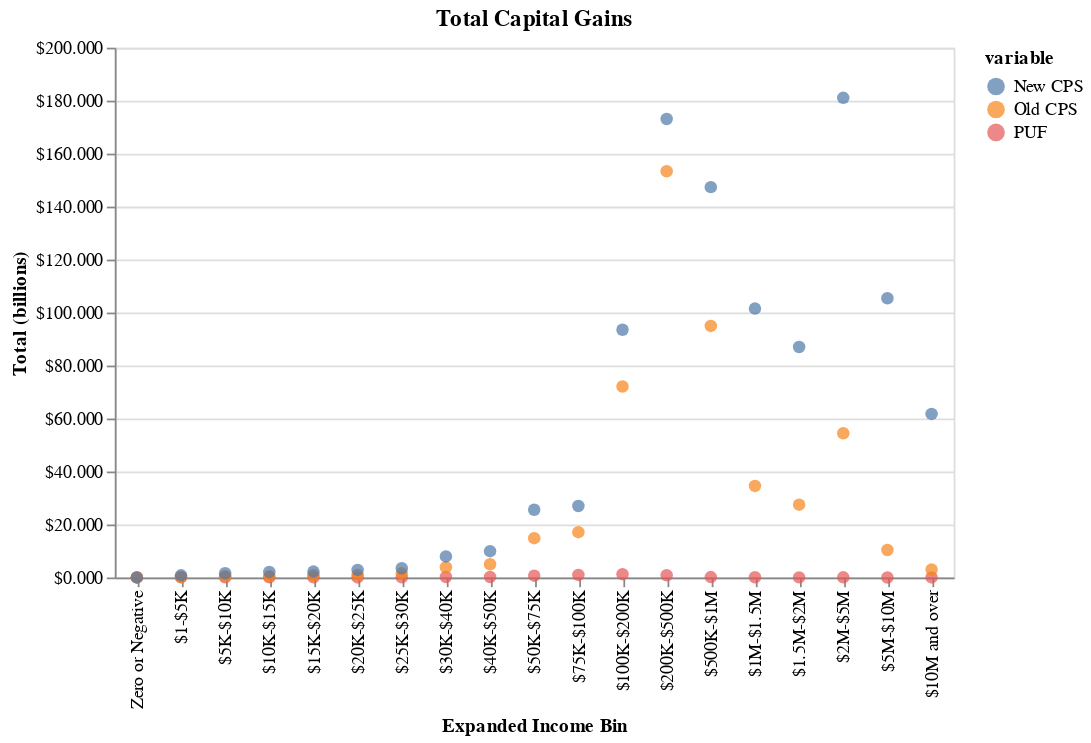

The cell this chart's notebook holds for it:
### Code cell
cg_agg = distplot('e01100', result_type='sum')
cg_agg.title = "Total Capital Gains"
cg_agg

### Figure 1 — Vega-Lite specification as saved in the notebook (floating-point values rounded to 4 significant figures)
{"config": {"view": {"continuousWidth": 400, "continuousHeight": 300}}, "data": {"name": "data-09978ffb5591e52b88ba28578c285b00"}, "mark": {"type": "circle", "size": 50}, "encoding": {"color": {"type": "nominal", "field": "variable"}, "x": {"type": "ordinal", "axis": {"title": "Expanded Income Bin"}, "field": "index", "sort": ["Zero or Negative", "$1-$5K", "$5K-$10K", "$10K-$15K", "$15K-$20K", "$20K-$25K", "$25K-$30K", "$30K-$40K", "$40K-$50K", "$50K-$75K", "$75K-$100K", "$100K-$200K", "$200K-$500K", "$500K-$1M", "$1M-$1.5M", "$1.5M-$2M", "$2M-$5M", "$5M-$10M", "$10M and over"]}, "y": {"type": "quantitative", "axis": {"format": "$.3f", "title": "Total (billions)"}, "field": "value"}}, "title": "Total Capital Gains", "width": 475, "$schema": "https://vega.github.io/schema/vega-lite/v4.0.0.json", "datasets": {"data-09978ffb5591e52b88ba28578c285b00": [{"index": "Zero or Negative", "variable": "PUF", "value": 0.008851}, {"index": "$1-$5K", "variable": "PUF", "value": 0.08386}, {"index": "$5K-$10K", "variable": "PUF", "value": 0.08896}, {"index": "$10K-$15K", "variable": "PUF", "value": 0.06208}, {"index": "$15K-$20K", "variable": "PUF", "value": 0.1016}, {"index": "$20K-$25K", "variable": "PUF", "value": 0.02483}, {"index": "$25K-$30K", "variable": "PUF", "value": 0.05249}, {"index": "$30K-$40K", "variable": "PUF", "value": 0.1887}, {"index": "$40K-$50K", "variable": "PUF", "value": 0.194}, {"index": "$50K-$75K", "variable": "PUF", "value": 0.6733}, {"index": "$75K-$100K", "variable": "PUF", "value": 0.9658}, {"index": "$100K-$200K", "variable": "PUF", "value": 1.236}, {"index": "$200K-$500K", "variable": "PUF", "value": 0.8362}, {"index": "$500K-$1M", "variable": "PUF", "value": 0.1527}, {"index": "$1M-$1.5M", "variable": "PUF", "value": 0.1008}, {"index": "$1.5M-$2M", "variable": "PUF", "value": 0.0421}, {"index": "$2M-$5M", "variable": "PUF", "value": 0.04508}, {"index": "$5M-$10M", "variable": "PUF", "value": 0.006856}, {"index": "$10M and over", "variable": "PUF", "value": 0.01085}, {"index": "Zero or Negative", "variable": "Old CPS", "value": 0.02323}, {"index": "$1-$5K", "variable": "Old CPS", "value": 0.1902}, {"index": "$5K-$10K", "variable": "Old CPS", "value": 0.452}, {"index": "$10K-$15K", "variable": "Old CPS", "value": 0.4752}, {"index": "$15K-$20K", "variable": "Old CPS", "value": 0.9032}, {"index": "$20K-$25K", "variable": "Old CPS", "value": 0.9793}, {"index": "$25K-$30K", "variable": "Old CPS", "value": 1.575}, {"index": "$30K-$40K", "variable": "Old CPS", "value": 3.851}, {"index": "$40K-$50K", "variable": "Old CPS", "value": 4.994}, {"index": "$50K-$75K", "variable": "Old CPS", "value": 14.83}, {"index": "$75K-$100K", "variable": "Old CPS", "value": 17.1}, {"index": "$100K-$200K", "variable": "Old CPS", "value": 72.1}, {"index": "$200K-$500K", "variable": "Old CPS", "value": 153.4}, {"index": "$500K-$1M", "variable": "Old CPS", "value": 94.96}, {"index": "$1M-$1.5M", "variable": "Old CPS", "value": 34.58}, {"index": "$1.5M-$2M", "variable": "Old CPS", "value": 27.48}, {"index": "$2M-$5M", "variable": "Old CPS", "value": 54.46}, {"index": "$5M-$10M", "variable": "Old CPS", "value": 10.38}, {"index": "$10M and over", "variable": "Old CPS", "value": 2.973}, {"index": "Zero or Negative", "variable": "New CPS", "value": 0.008616}, {"index": "$1-$5K", "variable": "New CPS", "value": 0.8067}, {"index": "$5K-$10K", "variable": "New CPS", "value": 1.609}, {"index": "$10K-$15K", "variable": "New CPS", "value": 2.11}, {"index": "$15K-$20K", "variable": "New CPS", "value": 2.217}, {"index": "$20K-$25K", "variable": "New CPS", "value": 2.845}, {"index": "$25K-$30K", "variable": "New CPS", "value": 3.496}, {"index": "$30K-$40K", "variable": "New CPS", "value": 7.953}, {"index": "$40K-$50K", "variable": "New CPS", "value": 9.928}, {"index": "$50K-$75K", "variable": "New CPS", "value": 25.58}, {"index": "$75K-$100K", "variable": "New CPS", "value": 26.98}, {"index": "$100K-$200K", "variable": "New CPS", "value": 93.53}, {"index": "$200K-$500K", "variable": "New CPS", "value": 173.1}, {"index": "$500K-$1M", "variable": "New CPS", "value": 147.4}, {"index": "$1M-$1.5M", "variable": "New CPS", "value": 101.5}, {"index": "$1.5M-$2M", "variable": "New CPS", "value": 87.02}, {"index": "$2M-$5M", "variable": "New CPS", "value": 181.1}, {"index": "$5M-$10M", "variable": "New CPS", "value": 105.4}, {"index": "$10M and over", "variable": "New CPS", "value": 61.75}]}}
